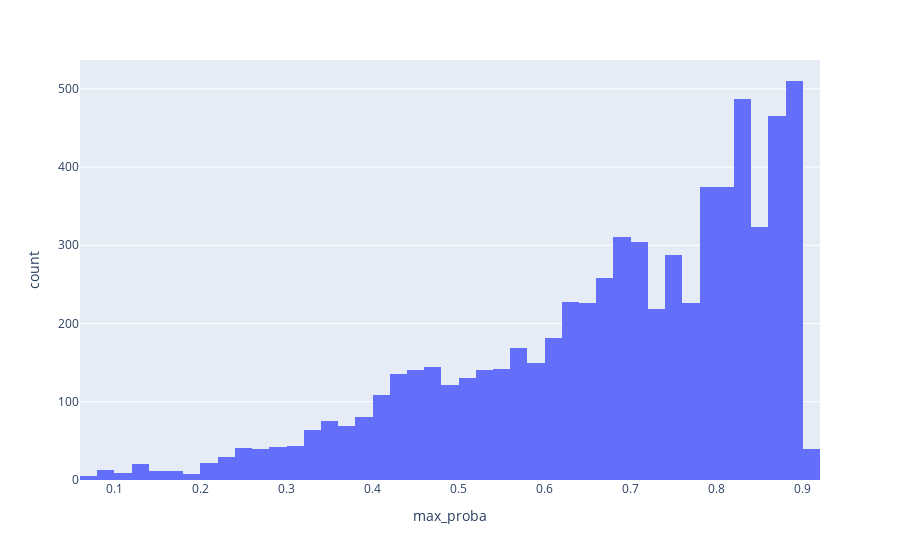

This figure's notebook cell:
### Code cell
distribution_of_scores_plot = px.histogram(l2g_table_processed_w_trait_in_gs.toPandas(), x='max_proba')

distribution_of_scores_plot.show()

### Figure 1 — Plotly figure (JSON) as saved in the notebook; plotly's stock layout.template omitted (floating-point values rounded to 4 significant figures; data arrays with more than 128 entries replaced by an {"elided": "..."} marker saying what was removed)
{"data": [{"alignmentgroup": "True", "bingroup": "x", "hovertemplate": "max_proba=%{x}<br>count=%{y}<extra></extra>", "legendgroup": "", "marker": {"color": "#636efa", "pattern": {"shape": ""}}, "name": "", "offsetgroup": "", "orientation": "v", "showlegend": false, "type": "histogram", "x": {"elided": "6779 float values"}, "xaxis": "x", "yaxis": "y"}], "layout": {"barmode": "relative", "legend": {"tracegroupgap": 0}, "margin": {"t": 60}, "xaxis": {"anchor": "y", "domain": [0, 1], "title": {"text": "max_proba"}}, "yaxis": {"anchor": "x", "domain": [0, 1], "title": {"text": "count"}}}}
